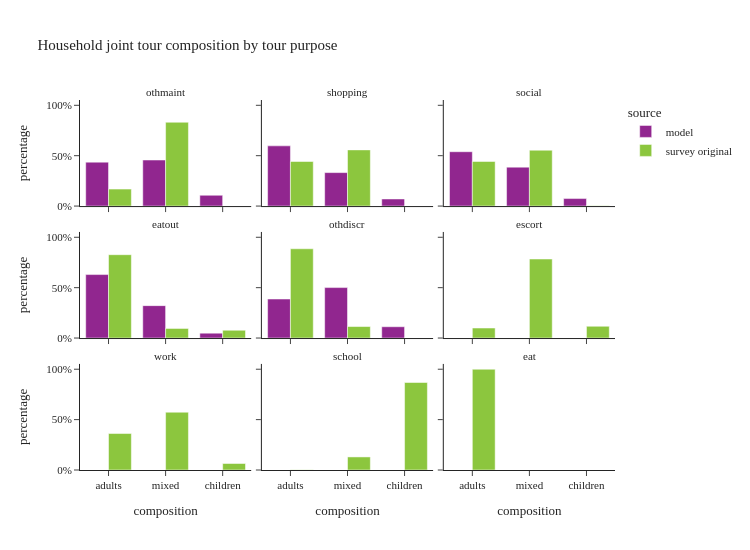

Notebook source saved alongside this figure:
### Code cell
plot_joint_tour_segment(joint_tour_data, 'tour_type', "Household joint tour composition by tour purpose", height=550, facet_col_wrap=3)

### Figure 1 — Plotly figure (JSON) as saved in the notebook; plotly's stock layout.template omitted (floating-point values rounded to 4 significant figures)
{"data": [{"alignmentgroup": "True", "customdata": [[10001], [10481], [2455]], "hovertemplate": "source=model<br>tour_type=othmaint<br>composition=%{x}<br>percentage=%{y}<br>sample_size=%{customdata[0]}<extra></extra>", "legendgroup": "model", "marker": {"color": "#91268F", "pattern": {"shape": ""}}, "name": "model", "offsetgroup": "model", "orientation": "v", "showlegend": true, "textposition": "auto", "type": "bar", "x": ["adults", "mixed", "children"], "xaxis": "x7", "y": [0.436, 0.4569, 0.107], "yaxis": "y7"}, {"alignmentgroup": "True", "customdata": [[12448], [6920], [1468]], "hovertemplate": "source=model<br>tour_type=shopping<br>composition=%{x}<br>percentage=%{y}<br>sample_size=%{customdata[0]}<extra></extra>", "legendgroup": "model", "marker": {"color": "#91268F", "pattern": {"shape": ""}}, "name": "model", "offsetgroup": "model", "orientation": "v", "showlegend": false, "textposition": "auto", "type": "bar", "x": ["adults", "mixed", "children"], "xaxis": "x8", "y": [0.5974, 0.3321, 0.07045], "yaxis": "y8"}, {"alignmentgroup": "True", "customdata": [[6776], [4855], [935]], "hovertemplate": "source=model<br>tour_type=social<br>composition=%{x}<br>percentage=%{y}<br>sample_size=%{customdata[0]}<extra></extra>", "legendgroup": "model", "marker": {"color": "#91268F", "pattern": {"shape": ""}}, "name": "model", "offsetgroup": "model", "orientation": "v", "showlegend": false, "textposition": "auto", "type": "bar", "x": ["adults", "mixed", "children"], "xaxis": "x9", "y": [0.5392, 0.3864, 0.07441], "yaxis": "y9"}, {"alignmentgroup": "True", "customdata": [[9856], [5031], [761]], "hovertemplate": "source=model<br>tour_type=eatout<br>composition=%{x}<br>percentage=%{y}<br>sample_size=%{customdata[0]}<extra></extra>", "legendgroup": "model", "marker": {"color": "#91268F", "pattern": {"shape": ""}}, "name": "model", "offsetgroup": "model", "orientation": "v", "showlegend": false, "textposition": "auto", "type": "bar", "x": ["adults", "mixed", "children"], "xaxis": "x4", "y": [0.6299, 0.3215, 0.04863], "yaxis": "y4"}, {"alignmentgroup": "True", "customdata": [[13112], [16952], [3796]], "hovertemplate": "source=model<br>tour_type=othdiscr<br>composition=%{x}<br>percentage=%{y}<br>sample_size=%{customdata[0]}<extra></extra>", "legendgroup": "model", "marker": {"color": "#91268F", "pattern": {"shape": ""}}, "name": "model", "offsetgroup": "model", "orientation": "v", "showlegend": false, "textposition": "auto", "type": "bar", "x": ["adults", "mixed", "children"], "xaxis": "x5", "y": [0.3872, 0.5006, 0.1121], "yaxis": "y5"}, {"alignmentgroup": "True", "customdata": [[49], [35]], "hovertemplate": "source=survey original<br>tour_type=othmaint<br>composition=%{x}<br>percentage=%{y}<br>sample_size=%{customdata[0]}<extra></extra>", "legendgroup": "survey original", "marker": {"color": "#8CC63E", "pattern": {"shape": ""}}, "name": "survey original", "offsetgroup": "survey original", "orientation": "v", "showlegend": true, "textposition": "auto", "type": "bar", "x": ["adults", "mixed"], "xaxis": "x7", "y": [0.1682, 0.8318], "yaxis": "y7"}, {"alignmentgroup": "True", "customdata": [[118], [64], [1]], "hovertemplate": "source=survey original<br>tour_type=shopping<br>composition=%{x}<br>percentage=%{y}<br>sample_size=%{customdata[0]}<extra></extra>", "legendgroup": "survey original", "marker": {"color": "#8CC63E", "pattern": {"shape": ""}}, "name": "survey original", "offsetgroup": "survey original", "orientation": "v", "showlegend": false, "textposition": "auto", "type": "bar", "x": ["adults", "mixed", "children"], "xaxis": "x8", "y": [0.4423, 0.5576, 0.0001106], "yaxis": "y8"}, {"alignmentgroup": "True", "customdata": [[200], [159], [8]], "hovertemplate": "source=survey original<br>tour_type=social<br>composition=%{x}<br>percentage=%{y}<br>sample_size=%{customdata[0]}<extra></extra>", "legendgroup": "survey original", "marker": {"color": "#8CC63E", "pattern": {"shape": ""}}, "name": "survey original", "offsetgroup": "survey original", "orientation": "v", "showlegend": false, "textposition": "auto", "type": "bar", "x": ["adults", "mixed", "children"], "xaxis": "x9", "y": [0.4425, 0.5543, 0.003201], "yaxis": "y9"}, {"alignmentgroup": "True", "customdata": [[86], [21], [1]], "hovertemplate": "source=survey original<br>tour_type=eatout<br>composition=%{x}<br>percentage=%{y}<br>sample_size=%{customdata[0]}<extra></extra>", "legendgroup": "survey original", "marker": {"color": "#8CC63E", "pattern": {"shape": ""}}, "name": "survey original", "offsetgroup": "survey original", "orientation": "v", "showlegend": false, "textposition": "auto", "type": "bar", "x": ["adults", "mixed", "children"], "xaxis": "x4", "y": [0.827, 0.09565, 0.07733], "yaxis": "y4"}, {"alignmentgroup": "True", "customdata": [[13], [4], [2]], "hovertemplate": "source=survey original<br>tour_type=othdiscr<br>composition=%{x}<br>percentage=%{y}<br>sample_size=%{customdata[0]}<extra></extra>", "legendgroup": "survey original", "marker": {"color": "#8CC63E", "pattern": {"shape": ""}}, "name": "survey original", "offsetgroup": "survey original", "orientation": "v", "showlegend": false, "textposition": "auto", "type": "bar", "x": ["adults", "mixed", "children"], "xaxis": "x5", "y": [0.8859, 0.1141, 0.0], "yaxis": "y5"}, {"alignmentgroup": "True", "customdata": [[29], [95], [6]], "hovertemplate": "source=survey original<br>tour_type=escort<br>composition=%{x}<br>percentage=%{y}<br>sample_size=%{customdata[0]}<extra></extra>", "legendgroup": "survey original", "marker": {"color": "#8CC63E", "pattern": {"shape": ""}}, "name": "survey original", "offsetgroup": "survey original", "orientation": "v", "showlegend": false, "textposition": "auto", "type": "bar", "x": ["adults", "mixed", "children"], "xaxis": "x6", "y": [0.09923, 0.784, 0.1167], "yaxis": "y6"}, {"alignmentgroup": "True", "customdata": [[36], [18], [1]], "hovertemplate": "source=survey original<br>tour_type=work<br>composition=%{x}<br>percentage=%{y}<br>sample_size=%{customdata[0]}<extra></extra>", "legendgroup": "survey original", "marker": {"color": "#8CC63E", "pattern": {"shape": ""}}, "name": "survey original", "offsetgroup": "survey original", "orientation": "v", "showlegend": false, "textposition": "auto", "type": "bar", "x": ["adults", "mixed", "children"], "xaxis": "x", "y": [0.362, 0.5735, 0.06448], "yaxis": "y"}, {"alignmentgroup": "True", "customdata": [[1], [2], [64]], "hovertemplate": "source=survey original<br>tour_type=school<br>composition=%{x}<br>percentage=%{y}<br>sample_size=%{customdata[0]}<extra></extra>", "legendgroup": "survey original", "marker": {"color": "#8CC63E", "pattern": {"shape": ""}}, "name": "survey original", "offsetgroup": "survey original", "orientation": "v", "showlegend": false, "textposition": "auto", "type": "bar", "x": ["adults", "mixed", "children"], "xaxis": "x2", "y": [0.001907, 0.1297, 0.8684], "yaxis": "y2"}, {"alignmentgroup": "True", "customdata": [[1]], "hovertemplate": "source=survey original<br>tour_type=eat<br>composition=%{x}<br>percentage=%{y}<br>sample_size=%{customdata[0]}<extra></extra>", "legendgroup": "survey original", "marker": {"color": "#8CC63E", "pattern": {"shape": ""}}, "name": "survey original", "offsetgroup": "survey original", "orientation": "v", "showlegend": false, "textposition": "auto", "type": "bar", "x": ["adults"], "xaxis": "x3", "y": [1.0], "yaxis": "y3"}], "layout": {"annotations": [{"font": {}, "showarrow": false, "text": "work", "x": 0.16, "xanchor": "center", "xref": "paper", "y": 0.2867, "yanchor": "bottom", "yref": "paper"}, {"font": {}, "showarrow": false, "text": "school", "x": 0.5, "xanchor": "center", "xref": "paper", "y": 0.2867, "yanchor": "bottom", "yref": "paper"}, {"font": {}, "showarrow": false, "text": "eat", "x": 0.84, "xanchor": "center", "xref": "paper", "y": 0.2867, "yanchor": "bottom", "yref": "paper"}, {"font": {}, "showarrow": false, "text": "eatout", "x": 0.16, "xanchor": "center", "xref": "paper", "y": 0.6433, "yanchor": "bottom", "yref": "paper"}, {"font": {}, "showarrow": false, "text": "othdiscr", "x": 0.5, "xanchor": "center", "xref": "paper", "y": 0.6433, "yanchor": "bottom", "yref": "paper"}, {"font": {}, "showarrow": false, "text": "escort", "x": 0.84, "xanchor": "center", "xref": "paper", "y": 0.6433, "yanchor": "bottom", "yref": "paper"}, {"font": {}, "showarrow": false, "text": "othmaint", "x": 0.16, "xanchor": "center", "xref": "paper", "y": 1.0, "yanchor": "bottom", "yref": "paper"}, {"font": {}, "showarrow": false, "text": "shopping", "x": 0.5, "xanchor": "center", "xref": "paper", "y": 1.0, "yanchor": "bottom", "yref": "paper"}, {"font": {}, "showarrow": false, "text": "social", "x": 0.84, "xanchor": "center", "xref": "paper", "y": 1.0, "yanchor": "bottom", "yref": "paper"}], "barmode": "group", "height": 550, "legend": {"title": {"text": "source"}, "tracegroupgap": 0}, "title": {"text": "Household joint tour composition by tour purpose"}, "width": 750, "xaxis": {"anchor": "y", "domain": [0.0, 0.32], "title": {"text": "composition"}}, "xaxis2": {"anchor": "y2", "domain": [0.34, 0.66], "matches": "x", "title": {"text": "composition"}}, "xaxis3": {"anchor": "y3", "domain": [0.68, 1.0], "matches": "x", "title": {"text": "composition"}}, "xaxis4": {"anchor": "y4", "domain": [0.0, 0.32], "matches": "x", "showticklabels": false}, "xaxis5": {"anchor": "y5", "domain": [0.34, 0.66], "matches": "x", "showticklabels": false}, "xaxis6": {"anchor": "y6", "domain": [0.68, 1.0], "matches": "x", "showticklabels": false}, "xaxis7": {"anchor": "y7", "domain": [0.0, 0.32], "matches": "x", "showticklabels": false}, "xaxis8": {"anchor": "y8", "domain": [0.34, 0.66], "matches": "x", "showticklabels": false}, "xaxis9": {"anchor": "y9", "domain": [0.68, 1.0], "matches": "x", "showticklabels": false}, "yaxis": {"anchor": "x", "domain": [0.0, 0.2867], "tickformat": ".0%", "title": {"text": "percentage"}}, "yaxis2": {"anchor": "x2", "domain": [0.0, 0.2867], "matches": "y", "showticklabels": false, "tickformat": ".0%"}, "yaxis3": {"anchor": "x3", "domain": [0.0, 0.2867], "matches": "y", "showticklabels": false, "tickformat": ".0%"}, "yaxis4": {"anchor": "x4", "domain": [0.3567, 0.6433], "matches": "y", "tickformat": ".0%", "title": {"text": "percentage"}}, "yaxis5": {"anchor": "x5", "domain": [0.3567, 0.6433], "matches": "y", "showticklabels": false, "tickformat": ".0%"}, "yaxis6": {"anchor": "x6", "domain": [0.3567, 0.6433], "matches": "y", "showticklabels": false, "tickformat": ".0%"}, "yaxis7": {"anchor": "x7", "domain": [0.7133, 1.0], "matches": "y", "tickformat": ".0%", "title": {"text": "percentage"}}, "yaxis8": {"anchor": "x8", "domain": [0.7133, 1.0], "matches": "y", "showticklabels": false, "tickformat": ".0%"}, "yaxis9": {"anchor": "x9", "domain": [0.7133, 1.0], "matches": "y", "showticklabels": false, "tickformat": ".0%"}}}
